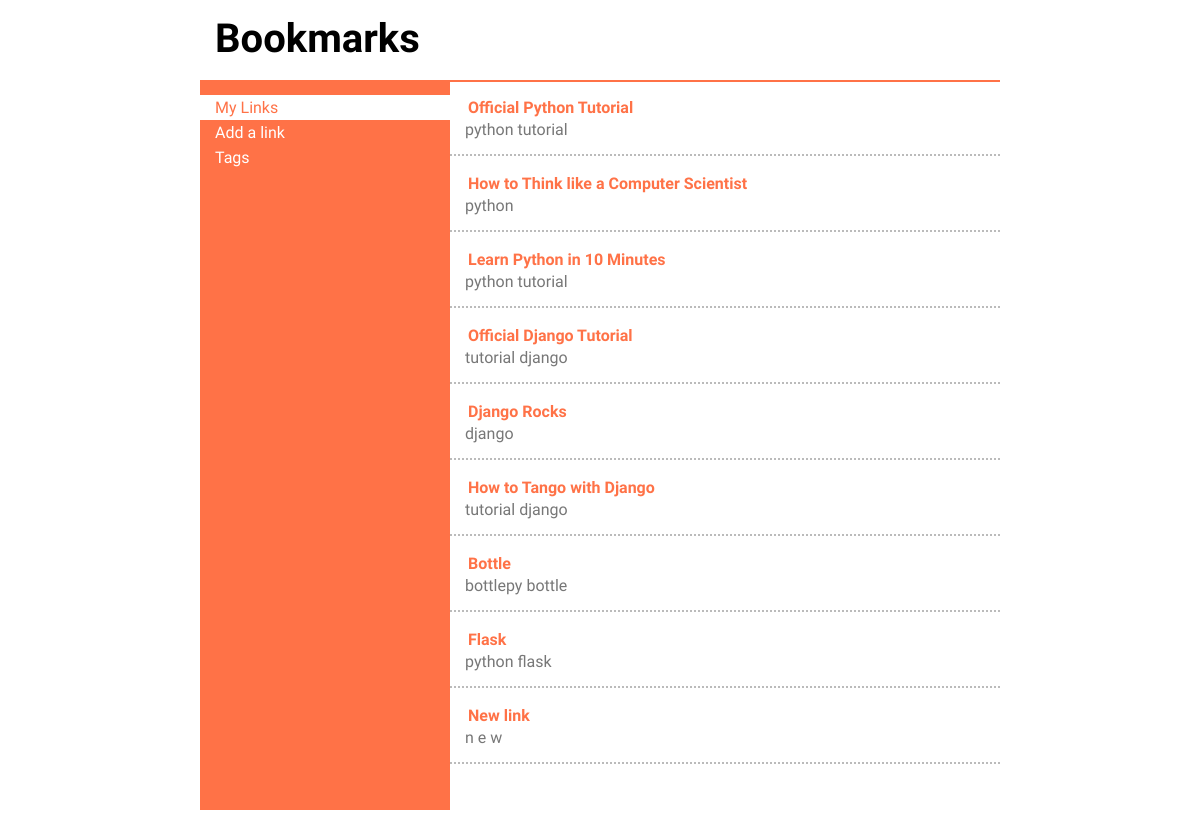
The app's page /bookmarks/ with its own data.
### main/models.py (models this page shows, shortened)
class Link(models.Model):
    title = models.CharField(max_length=128, unique=True)
    url = models.URLField()
    tags = models.ManyToManyField(Tag)

class Tag(models.Model):
    name = models.CharField(max_length=128, unique=True)

### main/views.py (the view)
def index(request):
    context = RequestContext(request)
    links = Link.objects.all()
    return render_to_response('main/index.html', {'links': links}, context)

### templates/main/index.html (shortened to what this page needs)
<!DOCTYPE html>
{% load static %}
<html>
    <head>
        <link rel="stylesheet" href="{% static 'css/style.css' %}" media="all" />
    </head>
    <body>
        <div id="wrapper">
            <header>
                <h1>Bookmarks</h1>
            </header>
            <div id="main">
                <div id="sidebar">
                    <ul>
                        <li class="active" id="home">
                            <a href="/bookmarks">My Links</a>
                        </li>
                        <li><a href="javascript:;" id="addLink">Add a link</a></li>
                        <li><a href="/bookmarks/tags">Tags</a></li>
                    </ul>
                </div><div id="content">
                    {% for link in links %}
                        <div class="link">
                            <h4><a href="{{ link.url }}">{{ link.title }}</a></h4>
                            <p class="tags">
                                {% for tag in link.tags.all %}
                                    <a href="/bookmarks/tags/{{ tag.name }}/">{{ tag.name }}</a>
                                {% endfor %}
                            </p>
                        </div>
                    {% endfor %}
                </div>
            </div>
        </div>
    </body>
</html>

### static/css/style.css (style rules this page uses)
body, header, footer, h1, h2, h3, h4, a, table, tr, td, th, tbody, thead, div, ul, li, dl, dd, dt, p { border: 0; padding: 0; margin: 0; vertical-align: baseline; }
body,html { height: 100%; width: 100%; font-family: 'Amarante','Frijole', Arial, serif; position: absolute; }
a { text-decoration: none; color: #fff; }
h1 { font-size: 2.5em; }
li { list-style: none outside none; display: block; width: 235px; padding: 3px 0 3px 15px; }
li.active { background: #fff; }
li.active a { color: #ff7247; }
#wrapper { min-height: 100%; height: 100%; width: 800px; position: relative; margin: 0 auto; }
header { height: 80px; width: 800px; position: fixed; background: #fff; z-index: 2; top: 0; border-bottom: 2px solid #ff7247; }
header h1 { padding: 15px; }
#main { height: 100%; position: relative; margin-top: 80px; }
#sidebar { position: fixed; display: inline-block; width: 250px; vertical-align: top; background: #ff7247; padding: 15px 0; height: 700px; }
#content { display: inline-block; width: 550px; vertical-align: top; height: 700px; overflow-y: scroll; margin-left: 250px; }
#content a { color: #ff7247; }
#content .tags a { color: #777; }
#content .link { padding: 15px; border-bottom: 2px dotted #bbb; }
#content .link h4 { padding: 3px; }

### records on screen
Link: title "Official Python Tutorial"
Tag: name "python"
Tag: name "tutorial"
Link: title "How to Think like a Computer Scientist"
Link: title "Learn Python in 10 Minutes"
Link: title "Official Django Tutorial"
Tag: name "django"
Link: title "Django Rocks"
Link: title "How to Tango with Django"
Link: title "Bottle"
Tag: name "bottlepy"
Tag: name "bottle"
Link: title "Flask"
Tag: name "flask"
Link: title "New link"
Tag: name "n"
Tag: name "e"
Tag: name "w"
